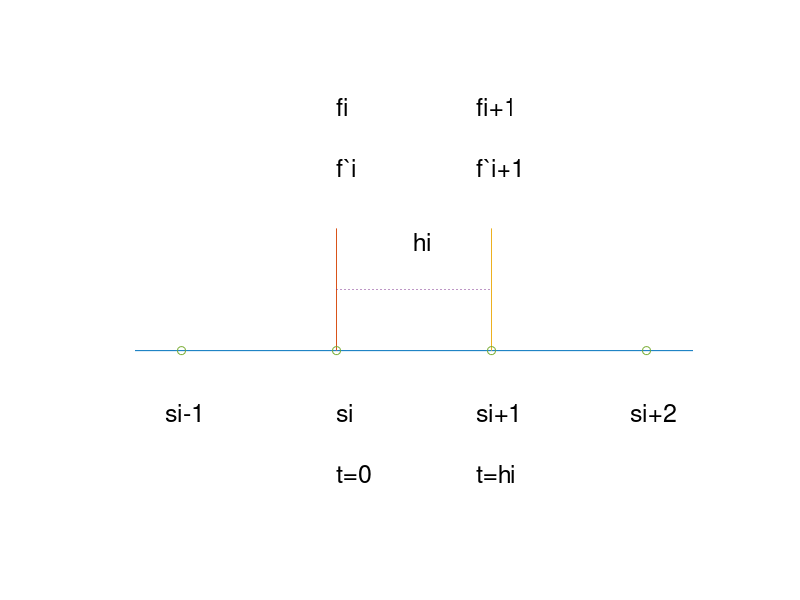

Write MATLAB code to recreate this figure.
% f9_2   
% Copyright S. Nakamura, 1995
set(gcf, 'NumberTitle','off','Name', 'Figure 9.2')

clear clg , hold off
plot([-0.3,1,2,3.3], [0,0,0,0])
hold on
plot([1,1], [0.2,0])
plot([2,2], [0.2,0])
plot([1,2], [0.1,0.1], ':')
axis([-0.5,3.5,-0.3, 0.5])
text(1.5, 0.18,'hi','FontSize',[18])
text(1,-0.1,'si','FontSize',[18])
text(1,-0.2,'t=0','FontSize',[18])
text(1,0.4,'fi','FontSize',[18])
text(1,0.3,'f`i','FontSize',[18])
text(2-0.1,-0.1,'si+1','FontSize',[18])
text(2-0.1,-0.2,'t=hi','FontSize',[18])
text(2-0.1,0.4,'fi+1','FontSize',[18])
text(2-0.1,0.3,'f`i+1','FontSize',[18])
text(3-0.1,-0.1,'si+2','FontSize',[18])
text(0-0.1,-0.1,'si-1','FontSize',[18])
plot([0 1 2 3],[0 0 0 0],'o')
axis('off')
%print fig9d2.ps
